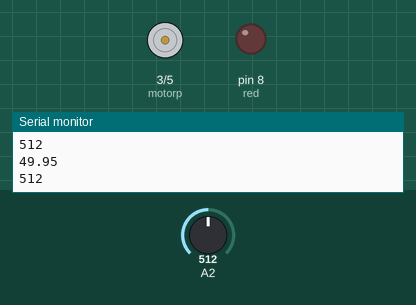
Bench run of a sketch on a simulated Arduino Uno, built with avr-gcc and run on an emulated ATmega328P. Parts: motor-driver pin pairs drawn as motors (green arrow = first pin HIGH = forward, orange = second pin HIGH = backward, longer = more drive, scaled by the enable pin), output pins drawn as LEDs (lit = HIGH), the last lines printed to the serial monitor. Inputs (shaded band) come from the test bench; at power-on: A2 = 512.

Above: at 1.2 s.
1.3 s: A2 set to 708
2.8 s: A2 set to 733
At 3.01 s:
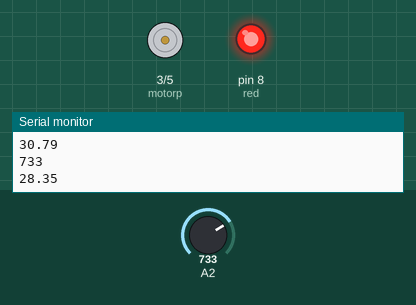
Timing chart, 0 to 5.8 s (numbered marks = the images above; inputs shaded):
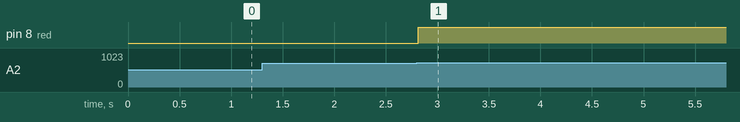

Measured:
- the behaviour switches between 716 and 717 on A2 (found by bisection; images 0 and 1)
- after the input at 2.8 s, pin 8 (red): LOW → HIGH at once

The sketch:

moisture_sensor_using_delay.ino
```cpp
int motorp=3;
int motorn=5;
int red=8;
int green=9;
//int blue=5;
void setup() {
  // put your setup code here, to run once:
 pinMode(A2,INPUT);
 pinMode(motorp,OUTPUT);
  pinMode(motorn,OUTPUT);
  pinMode(red,OUTPUT);
 pinMode(green,OUTPUT);
 //pinMode(blue,OUTPUT);
 Serial.begin(9600);
}

void loop() {
  // put your main code here, to run repeatedly:
  // val is resistance values.
 int val=analogRead(A2);
 Serial.println(val);
 float per=(100-(val/1023.00)*100);
 Serial.println(per);
  if(per<=30)
  {
    digitalWrite(red,1);
    digitalWrite(green,0);
    analogWrite(motorp,70);
    analogWrite(motorn,0);
    delay(400);
    analogWrite(motorp,120);
    analogWrite(motorn,0);
      delay(400);
    analogWrite(motorp,155);
    analogWrite(motorn,0);
      delay(400);
    analogWrite(motorp,185);
    analogWrite(motorn,0);
      delay(400);
     analogWrite(motorp,220);
    analogWrite(motorn,0);
      delay(400);
     analogWrite(motorp,255);
    analogWrite(motorn,0);
      delay(400);
  }
  else
  {
   digitalWrite(red,0);
    digitalWrite(green,1);
   analogWrite(motorp,0);
   analogWrite(motorn,0);
    }
}
```
